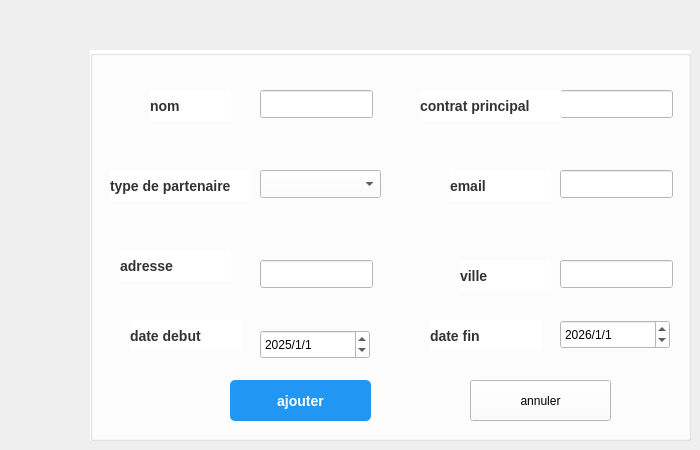
        <widget class="QWidget" name="ajout">
         <attribute name="title">
          <string>ajouter</string>
         </attribute>
         <widget class="QGroupBox" name="groupBox_3">
          <property name="geometry">
           <rect>
            <x>90</x>
            <y>50</y>
            <width>601</width>
            <height>391</height>
           </rect>
          </property>
          <property name="styleSheet">
           <string notr="true">background-color: rgb(255, 255, 255);</string>
          </property>
          <property name="title">
           <string/>
          </property>
          <widget class="QLineEdit" name="Nom">
           <property name="geometry">
            <rect>
             <x>170</x>
             <y>40</y>
             <width>113</width>
             <height>28</height>
            </rect>
           </property>
           <property name="inputMask">
            <string/>
           </property>
          </widget>
          <widget class="QLabel" name="label_21">
           <property name="geometry">
            <rect>
             <x>60</x>
             <y>40</y>
             <width>61</width>
             <height>20</height>
            </rect>
           </property>
           <property name="font">
            <font>
             <family>Segoe Print</family>
            </font>
           </property>
           <property name="styleSheet">
            <string notr="true">color: rgb(0, 0, 0);
background-color: rgb(255, 255, 255);
border-bottom-color: rgb(0, 0, 0);</string>
           </property>
           <property name="text">
            <string>nom</string>
           </property>
          </widget>
          <widget class="QLineEdit" name="Ville">
           <property name="geometry">
            <rect>
             <x>470</x>
             <y>210</y>
             <width>113</width>
             <height>28</height>
            </rect>
           </property>
          </widget>
          <widget class="QLineEdit" name="Adresse">
           <property name="geometry">
            <rect>
             <x>170</x>
             <y>210</y>
             <width>113</width>
             <height>28</height>
            </rect>
           </property>
          </widget>
          <widget class="QLineEdit" name="ContactPrincipal">
           <property name="geometry">
            <rect>
             <x>470</x>
             <y>40</y>
             <width>113</width>
             <height>28</height>
            </rect>
           </property>
          </widget>
          <widget class="QLineEdit" name="Email">
           <property name="geometry">
            <rect>
             <x>470</x>
             <y>120</y>
             <width>113</width>
             <height>28</height>
            </rect>
           </property>
           <property name="inputMask">
            <string/>
           </property>
           <property name="text">
            <string/>
           </property>
          </widget>
          <widget class="QLabel" name="label_14">
           <property name="geometry">
            <rect>
             <x>60</x>
             <y>40</y>
             <width>81</width>
             <height>31</height>
            </rect>
           </property>
           <property name="styleSheet">
            <string notr="true">QLabel {
    font-size: 14px; /* Taille de la police */
    font-weight: bold; /* Texte en gras */
    color: #333333; /* Couleur du texte gris foncé */
}</string>
           </property>
           <property name="text">
            <string>nom</string>
           </property>
          </widget>
          <widget class="QPushButton" name="btnAjouter">
           <property name="geometry">
            <rect>
             <x>140</x>
             <y>330</y>
             <width>141</width>
             <height>41</height>
            </rect>
           </property>
           <property name="styleSheet">
            <string notr="true">QPushButton {
    background-color: #2196f3; /* Fond bleu */
    color: white; /* Texte blanc */
    font-size: 14px; /* Taille de la police */
    font-weight: bold; /* Texte en gras */
    border: none; /* Pas de bordure */
    border-radius: 5px; /* Coins arrondis */
    padding: 10px 20px; /* Espace intérieur */
}

QPushButton:hover {
    background-color: #1976d2; /* Fond bleu foncé au survol */
}

QPushButton:pressed {
    background-color: #0d47a1; /* Fond bleu très foncé au clic */
}</string>
           </property>
           <property name="text">
            <string>ajouter</string>
           </property>
          </widget>
          <widget class="QPushButton" name="annuler_ajout">
           <property name="geometry">
            <rect>
             <x>380</x>
             <y>330</y>
             <width>141</width>
             <height>41</height>
            </rect>
           </property>
           <property name="styleSheet">
            <string notr="true">QPushButton {
    background-color: #f44336; /* Fond rouge */
    color: white; /* Texte blanc */
    font-size: 14px; /* Taille de la police */
    font-weight: bold; /* Texte en gras */
    border: none; /* Pas de bordure */
    border-radius: 5px; /* Coins arrondis */
    padding: 10px 20px; /* Espace intérieur */
}

QPushButton:hover {
    background-color: #d32f2f; /* Fond rouge foncé au survol */
}

QPushButton:pressed {
    background-color: #b71c1c; /* Fond rouge très foncé au clic */
}
border-radius:10px;</string>
           </property>
           <property name="text">
            <string>annuler</string>
           </property>
          </widget>
          <widget class="QLabel" name="label_15">
           <property name="geometry">
            <rect>
             <x>20</x>
             <y>120</y>
             <width>141</width>
             <height>31</height>
            </rect>
           </property>
           <property name="styleSheet">
            <string notr="true">QLabel {
    font-size: 14px; /* Taille de la police */
    font-weight: bold; /* Texte en gras */
    color: #333333; /* Couleur du texte gris foncé */
}</string>
           </property>
           <property name="text">
            <string>type de partenaire</string>
           </property>
          </widget>
          <widget class="QLabel" name="label_17">
           <property name="geometry">
            <rect>
             <x>330</x>
             <y>40</y>
             <width>141</width>
             <height>31</height>
            </rect>
           </property>
           <property name="styleSheet">
            <string notr="true">QLabel {
    font-size: 14px; /* Taille de la police */
    font-weight: bold; /* Texte en gras */
    color: #333333; /* Couleur du texte gris foncé */
}</string>
           </property>
           <property name="text">
            <string>contrat principal</string>
           </property>
          </widget>
          <widget class="QLabel" name="label_18">
           <property name="geometry">
            <rect>
             <x>370</x>
             <y>210</y>
             <width>91</width>
             <height>31</height>
            </rect>
           </property>
           <property name="styleSheet">
            <string notr="true">QLabel {
    font-size: 14px; /* Taille de la police */
    font-weight: bold; /* Texte en gras */
    color: #333333; /* Couleur du texte gris foncé */
}</string>
           </property>
           <property name="text">
            <string>ville</string>
           </property>
          </widget>
          <widget class="QLabel" name="label_19">
           <property name="geometry">
            <rect>
             <x>30</x>
             <y>200</y>
             <width>111</width>
             <height>31</height>
            </rect>
           </property>
           <property name="styleSheet">
            <string notr="true">QLabel {
    font-size: 14px; /* Taille de la police */
    font-weight: bold; /* Texte en gras */
    color: #333333; /* Couleur du texte gris foncé */
}</string>
           </property>
           <property name="text">
            <string>adresse</string>
           </property>
          </widget>
          <widget class="QLabel" name="label_22">
           <property name="geometry">
            <rect>
             <x>360</x>
             <y>120</y>
             <width>101</width>
             <height>31</height>
            </rect>
           </property>
           <property name="styleSheet">
            <string notr="true">QLabel {
    font-size: 14px; /* Taille de la police */
    font-weight: bold; /* Texte en gras */
    color: #333333; /* Couleur du texte gris foncé */
}</string>
           </property>
           <property name="text">
            <string>email</string>
           </property>
          </widget>
          <widget class="QComboBox" name="TypePartenaire">
           <property name="geometry">
            <rect>
             <x>170</x>
             <y>120</y>
             <width>121</width>
             <height>28</height>
            </rect>
           </property>
           <property name="styleSheet">
            <string notr="true">background-color: rgb(255, 255, 255);
color: rgb(0, 0, 0);</string>
           </property>
          </widget>
          <widget class="QLabel" name="label_20">
           <property name="geometry">
            <rect>
             <x>40</x>
             <y>270</y>
             <width>111</width>
             <height>31</height>
            </rect>
           </property>
           <property name="styleSheet">
            <string notr="true">QLabel {
    font-size: 14px; /* Taille de la police */
    font-weight: bold; /* Texte en gras */
    color: #333333; /* Couleur du texte gris foncé */
}</string>
           </property>
           <property name="text">
            <string>date debut</string>
           </property>
          </widget>
          <widget class="QLabel" name="label_23">
           <property name="geometry">
            <rect>
             <x>340</x>
             <y>270</y>
             <width>111</width>
             <height>31</height>
            </rect>
           </property>
           <property name="styleSheet">
            <string notr="true">QLabel {
    font-size: 14px; /* Taille de la police */
    font-weight: bold; /* Texte en gras */
    color: #333333; /* Couleur du texte gris foncé */
}</string>
           </property>
           <property name="text">
            <string>date fin</string>
           </property>
          </widget>
          <widget class="QDateEdit" name="dateEdit">
           <property name="geometry">
            <rect>
             <x>170</x>
             <y>280</y>
             <width>110</width>
             <height>29</height>
            </rect>
           </property>
           <property name="displayFormat">
            <string>yyyy/M/d</string>
           </property>
           <property name="date">
            <date>
             <year>2025</year>
             <month>1</month>
             <day>1</day>
            </date>
           </property>
          </widget>
          <widget class="QDateEdit" name="dateEdit_2">
           <property name="geometry">
            <rect>
             <x>470</x>
             <y>270</y>
             <width>110</width>
             <height>29</height>
            </rect>
           </property>
           <property name="displayFormat">
            <string>yyyy/M/d</string>
           </property>
           <property name="date">
            <date>
             <year>2026</year>
             <month>1</month>
             <day>1</day>
            </date>
           </property>
          </widget>
         </widget>
        </widget>
